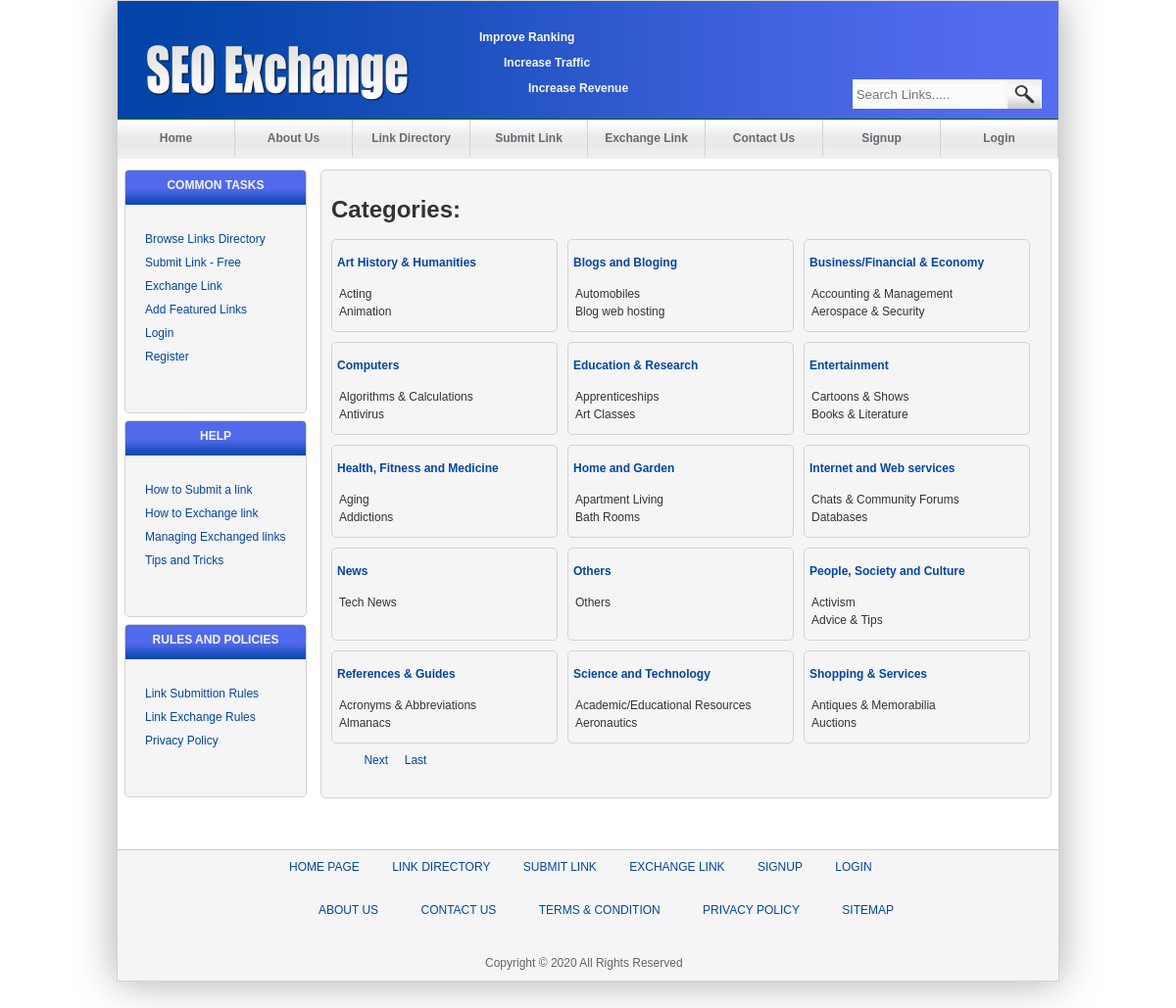
/LinkDirectory.php, run on the app's committed database.
### tables this page shows
CREATE TABLE IF NOT EXISTS `subcategory` (
  `id` int(11) NOT NULL AUTO_INCREMENT,
  `Name` varchar(30) NOT NULL,
  PRIMARY KEY (`id`)
);

### LinkDirectory.php (the view, shortened to what this page needs)
<?php require_once('Connections/seoExchangeDbConnection.php'); ?>
<?php
if (!function_exists("GetSQLValueString")) {
function GetSQLValueString($theValue, $theType, $theDefinedValue = "", $theNotDefinedValue = "")
{
  $theValue = function_exists("mysql_real_escape_string") ? mysql_real_escape_string($theValue) : mysql_escape_string($theValue);
  switch ($theType) {
    case "text":
      $theValue = ($theValue != "") ? "'" . $theValue . "'" : "NULL";
      break;
  }
  return $theValue;
}
}
$currentPage = $_SERVER["PHP_SELF"];
$maxRows_RecordsetCategories = 15;
$pageNum_RecordsetCategories = 0;
$startRow_RecordsetCategories = $pageNum_RecordsetCategories * $maxRows_RecordsetCategories;
$query_RecordsetCategories = "SELECT DISTINCT category.name FROM category ORDER BY category.name";
$query_limit_RecordsetCategories = sprintf("%s LIMIT %d, %d", $query_RecordsetCategories, $startRow_RecordsetCategories, $maxRows_RecordsetCategories);
$RecordsetCategories = mysql_query($query_limit_RecordsetCategories, $seoExchangeDbConnection) or die(mysql_error());
$row_RecordsetCategories = mysql_fetch_assoc($RecordsetCategories);
if (isset($_GET['totalRows_RecordsetCategories'])) {
  $totalRows_RecordsetCategories = $_GET['totalRows_RecordsetCategories'];
} else {
  $all_RecordsetCategories = mysql_query($query_RecordsetCategories);
  $totalRows_RecordsetCategories = mysql_num_rows($all_RecordsetCategories);
}
$totalPages_RecordsetCategories = ceil($totalRows_RecordsetCategories/$maxRows_RecordsetCategories)-1;
$queryString_RecordsetCategories = "";
$queryString_RecordsetCategories = sprintf("&totalRows_RecordsetCategories=%d%s", $totalRows_RecordsetCategories, $queryString_RecordsetCategories);
?>
<!DOCTYPE html PUBLIC "-//W3C//DTD XHTML 1.0 Transitional//EN" "http://www.w3.org/TR/xhtml1/DTD/xhtml1-transitional.dtd">
<html xmlns="http://www.w3.org/1999/xhtml">
<head>
<link href="Styles/main.css" rel="stylesheet" type="text/css" />
<link href="SpryAssets/SpryMenuBarHorizontal.css" rel="stylesheet" type="text/css" />
</head>
<body>
<div id="HeaderText">
  <p>Improve Ranking</p>
  <p style="text-indent:25px">Increase Traffic</p>
  <p style="text-indent:50px">Increase Revenue</p>
</div>
<div id="container">
  <div id="header">
    <div id="logo"> <a href="index.php"><img src="images/Logo SEO Exchange.png" width="268" height="58" alt="seo Exchange Logo" longdesc="index.php" border="none;"/></a></div>
    <div id="navbar">
      <ul id="MenuBar1" class="MenuBarHorizontal">
        <li><a href="index.php">Home</a></li>
        <li><a href="AboutUs.php">About Us</a></li>
        <li><a href="LinkDirectory.php">Link Directory</a></li>
        <li><a href="SubmitLink.php">Submit Link</a></li>
        <li><a href="ExchangeLink.php">Exchange Link</a></li>
        <li><a href="ContactUs.php">Contact Us</a></li>
        <li><a href="Signup.php">Signup</a></li>
        <li><a href="login.php">Login</a></li>
      </ul>
    </div>
    <div id="searchbar">
      <form id="Searchform" name="Searchform" method="get" action="Search.php">
        <input name="searchField" type="text" id="searchField" placeholder=" Search Links....." />
        <input type="submit" name="searchButton" id="searchButton" value="  " />
      </form>
    </div>
  </div>
  <div id="main">
    <div id="sidebar">
      <div class="panel">
        <div class="panelHeading">Common Tasks</div>
        <div class="panelBody">
          <ul>
            <a href="/LinkDirectory.php">
            <li>Browse Links Directory</li>
            </a> <a href="/SubmitLink.php">
            <li>Submit Link - Free</li>
            </a> <a href="/ExchangeLink.php">
            <li>Exchange Link</li>
            </a> <a href="/AddFeatured.php">
            <li>Add Featured Links</li>
            </a> <a href="/login.php">
            <li>Login</li>
            </a> <a href="/Signup.php">
            <li>Register</li>
            </a>
          </ul>
        </div>
      </div>
      <div class="panel">
        <div class="panelHeading">Help</div>
        <div class="panelBody">
          <ul>
            <a href="/HowToSubmitLink.php">
            <li>How to Submit a link</li>
            </a> <a href="/HowToExchange.php">
            <li>How to Exchange link</li>
            </a> <a href="/HowToManage.php">
            <li>Managing Exchanged links</li>
            </a> <a href="/Tips.php">
            <li>Tips and Tricks</li>
            </a>
          </ul>
        </div>
      </div>
      <div class="panel">
        <div class="panelHeading">Rules and policies</div>
        <div class="panelBody">
          <ul>
            <a href="/LinkSubmitRules.php">
            <li>Link Submittion Rules</li>
            </a> <a href="/LinkExchangeRules.php">
            <li>Link Exchange Rules</li>
            </a> <a href="/Privacy.php">
            <li>Privacy Policy</li>
            </a>
          </ul>
        </div>
      </div>
    </div>
    <div id="content">
      <div class="panel">
        <div class="panelBody" style="height:600px">
          <h1>Categories: </h1>
          <ul>
            <?php do { ?>
              <li>
                <h4> <a href="subCategories.php<?php echo "?catname=".urlencode($row_RecordsetCategories['name']);?>"><?php echo $row_RecordsetCategories['name']; ?></a> </h4>
                <?php mysql_select_db($database_seoExchangeDbConnection, $seoExchangeDbConnection);
		$query_RecordsetSubCategories=sprintf("SELECT subcategory.Name FROM subcategory INNER JOIN category ON subcategory.id=category.subcategory
WHERE category.name =%s LIMIT 2",GetSQLValueString($row_RecordsetCategories['name'], "text"));
	$RecordsetSubCategories = mysql_query($query_RecordsetSubCategories, $seoExchangeDbConnection) or die(mysql_error());
	$row_RecordsetSubCategories = mysql_fetch_assoc($RecordsetSubCategories);
	do{ echo "<table>
  	<tr><td>".$row_RecordsetSubCategories['Name']."</td>
  	</tr>
	</table>";
		}while ($row_RecordsetSubCategories = mysql_fetch_assoc($RecordsetSubCategories));
?>
            </li>
            <?php } while ($row_RecordsetCategories = mysql_fetch_assoc($RecordsetCategories)); ?>
          </ul>
          <p>
            <a href="<?php printf("%s?pageNum_RecordsetCategories=%d%s", $currentPage, max(0, $pageNum_RecordsetCategories - 1), $queryString_RecordsetCategories); ?>">&nbsp;
            &nbsp;&nbsp;&nbsp;</a> <a href="<?php printf("%s?pageNum_RecordsetCategories=%d%s", $currentPage, min($totalPages_RecordsetCategories, $pageNum_RecordsetCategories + 1), $queryString_RecordsetCategories); ?>">&nbsp;&nbsp;&nbsp;
            <?php if ($totalRows_RecordsetCategories > 0) {  ?>
              <?php if ($pageNum_RecordsetCategories < $totalPages_RecordsetCategories) {  ?>
                Next
                <?php }  ?>
              <?php }  ?>
            &nbsp;</a> <a href="<?php printf("%s?pageNum_RecordsetCategories=%d%s", $currentPage, $totalPages_RecordsetCategories, $queryString_RecordsetCategories); ?>">&nbsp;
            <?php if ($totalRows_RecordsetCategories > 0) {  ?>
              <?php if ($pageNum_RecordsetCategories < $totalPages_RecordsetCategories) {  ?>
                Last
                <?php }  ?>
              <?php }  ?>
            </a>
          </p>
        </div>
      </div>
    </div>
  </div>
  <div id="footer">
    <div id="footnav">
      <ul>
        <a href="index.php">
        <li>Home Page</li>
        </a> <a href="LinkDirectory.php">
        <li>link directory</li>
        </a> <a href="SubmitLink.php">
        <li>submit link</li>
        </a> <a href="ExchangeLink.php">
        <li>exchange link</li>
        </a> <a href="Signup.php">
        <li>signup</li>
        </a> <a href="login.php">
        <li>Login</li>
        </a>
      </ul>
    </div>
    <div id="footcontent">
      <ul>
        <a href="AboutUs.php">
        <li>About Us</li>
        </a> <a href="ContactUs.php">
        <li>Contact Us</li>
        </a> <a href="TermConditions.php">
        <li>Terms & Condition</li>
        </a> <a href="Privacy.php">
        <li>Privacy Policy</li>
        </a> <a href="index.php">
        <li>Sitemap</li>
        </a>
      </ul>
    </div>
    <div id="copyright">
      Copyright &copy; <?php echo date('Y');?> All Rights Reserved </div>
  </div>
</div>
</body>
</html>

### Styles/main.css (style rules this page uses)
body,td,th { font-family: Arial, Helvetica, sans-serif; font-size: 12px; color: #333; margin: 0px; padding: 0px; }
body { background-color: #FFF; margin-top: 0px; margin-bottom: 30px; }
a:link { color: #0344a8; text-decoration: none; }
h1 { color: #333; }
#container { height: 1000px; width: 960px; margin: auto; border: solid 1px lightgray; box-shadow: 0px 0px 40px darkGray; }
#logo { height: 58px; width: 268px; margin-top: 45px; margin-right: 30px; margin-bottom: 30px; margin-left: 30px; position: absolute; }
#header { background-color: #060; height: 160px; width: 960px; background-image: url(../images/bannerbg.png); background-repeat: no-repeat; position: relative; margin-top: 0px; }
#HeaderText { position:absolute; left:439px; top:19px; width:192px; height:85px; z-index:1; font-size: 12px; font-weight: bold; color: #F6F6F6; margin-left: 50px; font-family: Verdana, Geneva, sans-serif; }
#searchbar { background-color: #E6E6E6; height: 30px; width: 190px; margin-bottom: 10px; margin-right: 10px; position: absolute; top: 80px; margin-left: 750px; }
#navbar { height: 40px; width: 960px; text-align: center; background-image:url(../images/bgNavbar.png); background-repeat: repeat-x; position: relative; padding: 0px; top: 121px; }
#Searchform { background-color: #F8F8F8; font-family: Arial, Helvetica, sans-serif; height: 30px; width: 193px; border-right-width: 0px; border-bottom-left-radius: 3px; }
#searchField { background-color: #FBFBFB; font-family: Arial, Helvetica, sans-serif; height: 20px; width: 155px; margin: 0px; padding: 0px; border-top-style: none; border-right-style: none; border-bottom-style: none; border-left-style: none; color: #333; }
#searchButton { background-image: url(../images/searchlogo.png); height: 30px; width: 34px; border-top-style: none; border-right-style: none; border-bottom-style: none; border-left-style: none; cursor: pointer; }
#sidebar { float: left; height: 600px; width: 200px; position: relative; }
#main { height: 660px; width: 960px; margin-top: 5px; }
.panel { background-color: whiteSmoke; position: relative; height: auto; border: solid 1px lightgray; border-radius: 5px; margin: 7px; width: auto; padding-bottom: 20px; }
#footer { background-color: whiteSmoke; height: 133px; width: 960px; float: right; border-top: 1px solid #CCC; }
#footnav ul { margin-top: 10px; margin-right: 125px; margin-bottom: 10px; margin-left: 125px; }
#footcontent ul { margin-top: 10 .px; margin-right: 145px; margin-bottom: 10px; margin-left: 145px; margin-top: 30px; }
#copyright { font-family: Arial, Helvetica, sans-serif; color: #656565; padding-right: 375px; padding-left: 375px; margin-top: 40px; }
#content .panel .panelBody { width: auto; height: auto; padding: 10px; }
#footnav ul li { display: inline; margin-right: 15px; margin-bottom: 5px; margin-left: 5px; padding: 5px; font-family: Tahoma, Geneva, sans-serif; text-transform: uppercase; color: #0344a8; }
#footcontent ul li { display: inline; margin-right: 15px; margin-bottom: 5px; margin-left: 15px; padding: 5px; font-family: Tahoma, Geneva, sans-serif; text-transform: uppercase; color: #0344a8; }
#content { width: 760px; float: right; height: 701px; }
.panelHeading { font-family: Tahoma, Geneva, sans-serif; background-image: url(../images/bgPanelHeading.png); background-repeat: repeat-x; height: 35px; position: relative; border-top-left-radius: 3px; border-top-right-radius: 3px; font-weight: bold; text-transform: uppercase; color: #f5f5f5; text-align: center; padding-top: 8px; }
.panelBody { padding: 10px; }
.panelBody ul li { font-family: Tahoma, Geneva, sans-serif; color: #0344a8; list-style-type: none; font-weight: normal; padding-bottom: 10px; }
.panelBody ul { margin: 10px; padding: 0px; }
h4 { font-family: Tahoma, Geneva, sans-serif; color: #0344a8; font-weight: bold; }

### SpryAssets/SpryMenuBarHorizontal.css (style rules this page uses)
ul.MenuBarHorizontal { margin: 0; padding: 0; list-style-type: none; font-size: 100%; cursor: default; width: auto; }
ul.MenuBarHorizontal li { margin: 0; padding: 0; list-style-type: none; font-size: 100%; position: relative; text-align: center; cursor: pointer; float: left; width: 120px; }
ul.MenuBarHorizontal a { display: block; cursor: pointer; color: #696a72; text-decoration: none; font-weight: bold; padding-top: 12px; padding-right: 0.75em; padding-bottom: 12px; padding-left: 0.75em; border-right-width: 1px; border-right-style: solid; border-right-color: lightgray; }

### data on the page
subcategory: Name "Acting"
subcategory: Name "Animation"
subcategory: Name "Automobiles"
subcategory: Name "Blog web hosting"
subcategory: Name "Accounting & Management"
subcategory: Name "Aerospace & Security"
subcategory: Name "Algorithms & Calculations"
subcategory: Name "Antivirus"
subcategory: Name "Apprenticeships"
subcategory: Name "Art Classes"
subcategory: Name "Cartoons & Shows"
subcategory: Name "Books & Literature"
subcategory: Name "Aging"
subcategory: Name "Addictions"
subcategory: Name "Apartment Living"
subcategory: Name "Bath Rooms"
subcategory: Name "Chats & Community Forums"
subcategory: Name "Databases"
subcategory: Name "Tech News"
subcategory: Name "Others"
subcategory: Name "Activism"
subcategory: Name "Advice & Tips"
subcategory: Name "Acronyms & Abbreviations"
subcategory: Name "Almanacs"
subcategory: Name "Academic/Educational Resources"
subcategory: Name "Aeronautics"
subcategory: Name "Antiques & Memorabilia"
subcategory: Name "Auctions"

### other printed values
$row_RecordsetCategories['name'] "Art History & Humanities"
$row_RecordsetCategories['name'] "Blogs and Bloging"
$row_RecordsetCategories['name'] "Business/Financial & Economy"
$row_RecordsetCategories['name'] "Computers"
$row_RecordsetCategories['name'] "Education & Research"
$row_RecordsetCategories['name'] "Entertainment"
$row_RecordsetCategories['name'] "Health, Fitness and Medicine"
$row_RecordsetCategories['name'] "Home and Garden"
$row_RecordsetCategories['name'] "Internet and Web services"
$row_RecordsetCategories['name'] "News"
$row_RecordsetCategories['name'] "Others"
$row_RecordsetCategories['name'] "People, Society and Culture"
$row_RecordsetCategories['name'] "References & Guides"
$row_RecordsetCategories['name'] "Science and Technology"
$row_RecordsetCategories['name'] "Shopping & Services"
